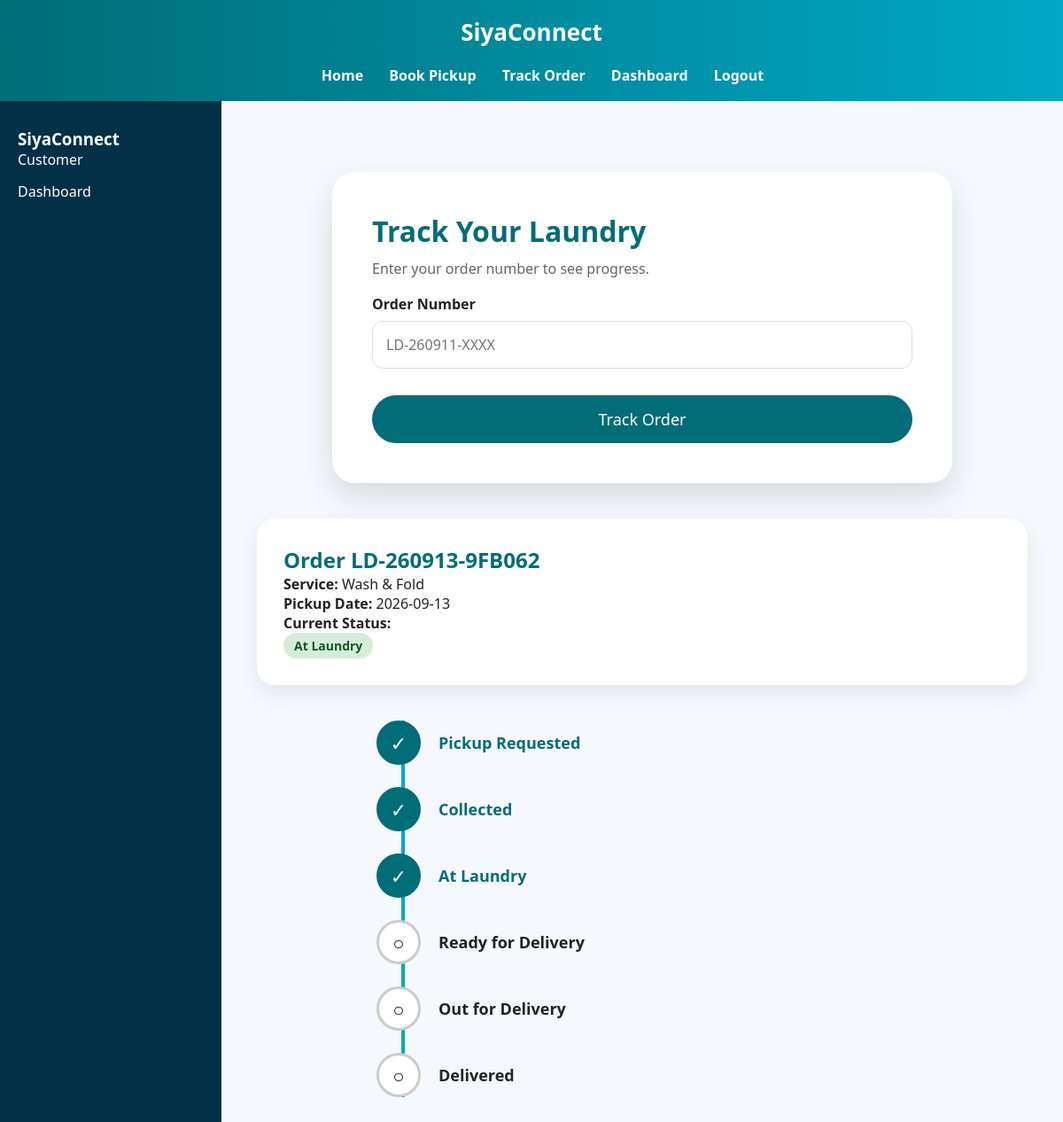
/track?order_no=LD-260913-9FB062 (signed in), run on the app's committed database.
### tables this page shows
CREATE TABLE orders (

        id INTEGER PRIMARY KEY AUTOINCREMENT,
        order_no TEXT UNIQUE NOT NULL,
        customer_name TEXT NOT NULL,
        phone TEXT NOT NULL,
        address TEXT NOT NULL,
        pickup_date TEXT NOT NULL,
        pickup_time TEXT NOT NULL,
        service TEXT NOT NULL,
        estimated_kg REAL DEFAULT 0,
        price REAL DEFAULT 0,
        payment_method TEXT,
        status TEXT DEFAULT 'Pickup Requested',
        notes TEXT,
        created_at TEXT,
        user_id INTEGER
    );

### app.py (the view, shortened to what this page needs)
@app.route("/track", methods=["GET", "POST"])
def track():
    if "user_id" not in session:
        flash("Please login to track your order.")
        return redirect(url_for("login"))
    order = None
    order_no = request.args.get("order_no")
    if order_no:
        conn = db()
        order = conn.execute(
            """
            SELECT *
            FROM orders
            WHERE order_no=?
            AND user_id=?
            """,
            (
                order_no,
                session.get("user_id")
            )
        ).fetchone()
        conn.close()
    return render_template(
        "track.html",
        order=order
    )

### app.py (called while the page is built)
def db():
    conn = sqlite3.connect(DB_PATH)
    conn.row_factory = sqlite3.Row
    return conn

### templates/track.html (shortened to what this page needs)
{% extends "base.html" %}
{% block content %}
<div class="form-container">
<h1>
Track Your Laundry
</h1>
<p class="muted">
Enter your order number to see progress.
</p>
<form method="POST">
<label>
Order Number
</label>
<input
type="text"
name="order_no"
placeholder="LD-260911-XXXX"
required
>
<button class="submit-btn">
Track Order
</button>
</form>
</div>
{% if order %}
<div class="order-summary">
<h2>
Order {{ order.order_no }}
</h2>
<p>
<strong>Service:</strong>
{{ order.service }}
</p>
<p>
<strong>Pickup Date:</strong>
{{ order.pickup_date }}
</p>
<p>
<strong>Current Status:</strong>
</p>
<span class="status">
{{ order.status }}
</span>
</div>
<div class="timeline">
{% set steps = [
"Pickup Requested",
"Collected",
"At Laundry",
"Ready for Delivery",
"Out for Delivery",
"Delivered"
] %}
{% if order.status in steps %}
    {% set current = steps.index(order.status) %}
{% else %}
    {% set current = -1 %}
{% endif %}
{% for step in steps %}
<div class="timeline-item {% if loop.index0 <= current %}active{% endif %}">
    <div class="icon">
        {% if loop.index0 <= current %}
            ✓
        {% else %}
            ○
        {% endif %}
    </div>
    <div class="step-text">
        {{ step }}
    </div>
</div>
{% endfor %}
{% endif %}
{% endblock %}

### static/style.css (style rules this page uses)
* { box-sizing: border-box; margin: 0; padding: 0; font-family: "Segoe UI", Arial, sans-serif; }
body { background:#f5f8fc; color:#222; }
.content h1 { color:#006d77; }
.form-container, .confirmation-box { background:white; max-width:700px; margin:40px auto; padding:45px; border-radius:25px; box-shadow:0 15px 35px rgba(0,0,0,0.12); }
.form-container input, .form-container textarea, .form-container select { width:100%; padding:15px; margin-top:8px; border:1px solid #ddd; border-radius:12px; font-size:16px; }
.form-container label { display:block; margin-top:18px; font-weight:bold; }
.submit-btn { margin-top:30px; width:100%; padding:15px; border:none; border-radius:30px; background:#006d77; color:white; font-size:18px; cursor:pointer; }
.status { display:inline-block; background:#00a8c6; color:white; padding:8px 16px; border-radius:20px; font-size:14px; font-weight:600; }
.order-summary { background:#f1f8fa; padding:25px; border-radius:18px; margin-top:30px; }
.order-summary h2 { color:#006d77; }
.timeline { margin-top:40px; position:relative; }
.timeline:before { content:""; position:absolute; left:28px; top:0; bottom:0; width:4px; background:#00a8c6; }
.timeline-item { display:flex; align-items:center; margin-bottom:25px; position:relative; }
.icon { width:60px; height:60px; border-radius:50%; background:white; border:3px solid #00a8c6; display:flex; justify-content:center; align-items:center; font-size:25px; }
.timeline-item.active .icon { background:#006d77; }
.step-text { margin-left:20px; font-weight:bold; }
.timeline-item.active .step-text { color:#006d77; }
.muted { color:#666; margin-top:10px; }
.status { background:#00a8c6; color:white; padding:8px 15px; border-radius:20px; font-size:14px; font-weight:bold; }
.order-summary { background:white; padding:30px; border-radius:20px; margin-top:30px; box-shadow:0 10px 25px rgba(0,0,0,0.08); }
.timeline { margin:40px auto; max-width:600px; }
.timeline-item { display:flex; align-items:center; margin-bottom:25px; }
.timeline-item .icon { width:50px; height:50px; border-radius:50%; border:3px solid #ccc; display:flex; align-items:center; justify-content:center; font-size:22px; }
.timeline-item.active .icon { background:#006d77; color:white; border-color:#006d77; }
.timeline-item.active .step-text { color:#006d77; font-weight:bold; }
.step-text { margin-left:20px; font-size:18px; }
.status { display:inline-block; padding:6px 12px; border-radius:20px; font-size:13px; font-weight:600; }
.status { background:#d4edda; color:#155724; padding:5px 12px; border-radius:20px; font-size:14px; font-weight:bold; }
.muted { color:#666; }

### data on the page
orders: order_no "LD-260913-9FB062", service "Wash & Fold", pickup_date "2026-09-13", status "At Laundry"

### other printed values
{{ session.get("role") }} "Customer"
{{ step }} "Pickup Requested" "Collected" "At Laundry" "Ready for Delivery" "Out for Delivery" "Delivered"
